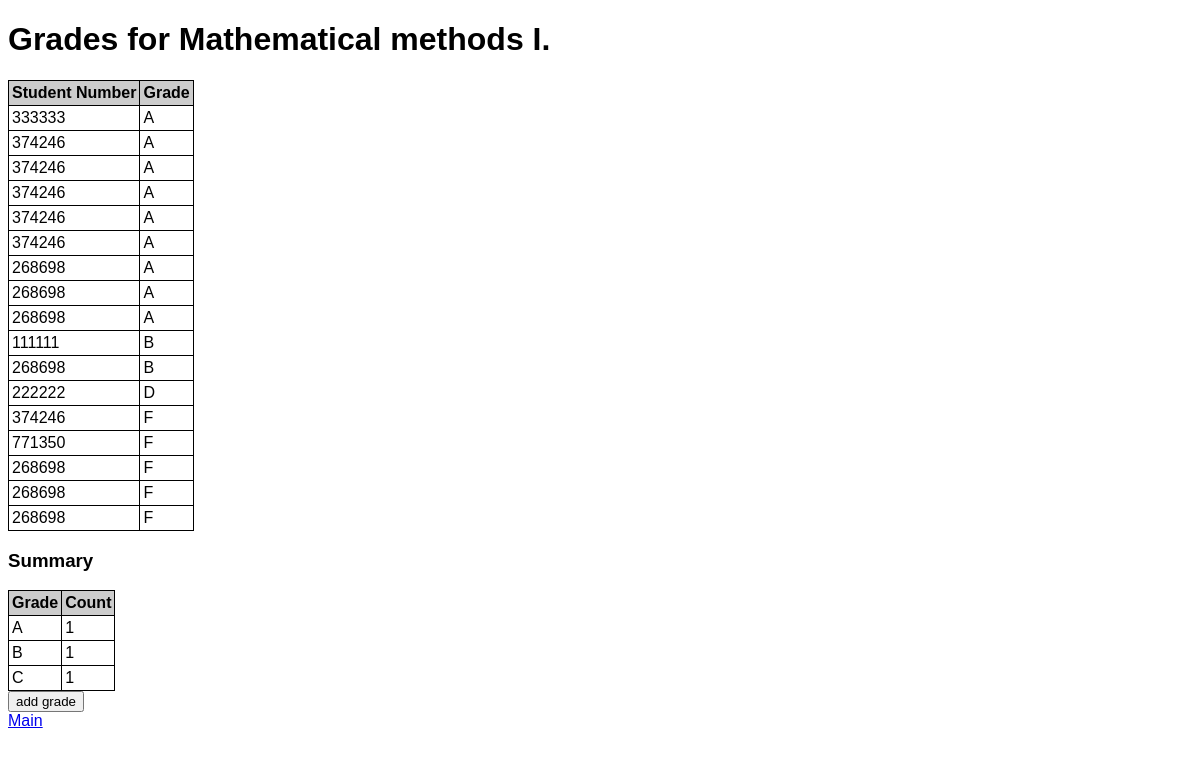
The page /course/MAT100 on the database its author committed.
### tables this page shows
CREATE TABLE courses (
                                id TEXT PRIMARY KEY,
                                name TEXT
                            );

CREATE TABLE grades (
                                id INTEGER PRIMARY KEY,
                                student_no INTEGER NOT NULL,
                                course_id TEXT NOT NULL,
                                grade TEXT NOT NULL,
                                FOREIGN KEY (student_no) REFERENCES students (student_no),
                                FOREIGN KEY (course_id) REFERENCES courses (id)
                            );

### app.py (the view)
@app.route("/course/<course_id>")
def course(course_id):
    conn = get_db()
    return render_template("course.html", grades=select_grades(conn), students=select_students(conn), courses=select_courses(conn),course_id = course_id)

### app.py (called while the page is built)
def get_db():
    db = getattr(g, '_database', None)
    if db is None:
        db = g._database = sqlite3.connect(DATABASE)
    return db

@app.teardown_appcontext
def close_connection(exception):
    db = getattr(g, '_database', None)
    if db is not None:
        db.close()

### setup_db.py (called while the page is built)
def select_students(conn):
    cur = conn.cursor()
    cur.execute("SELECT student_no, name FROM students")
    students = []
    for (student_no, name) in cur:
        students.append({
            "student_no": student_no,
            "name": name
            })
    return students

def select_courses(conn):
    cur = conn.cursor()
    cur.execute("SELECT id, name FROM courses")
    courses = []
    for (id,name) in cur:
        courses.append({
            "course_id": id,
            "name": name
            })
    return courses

def select_grades(conn):
    cur = conn.cursor()
    cur.execute("SELECT student_no, course_id, grade FROM grades")
    grades = []
    for (nr,id,grade) in cur:
        grades.append({
            "student_no": nr,
            "course_id": id,
            "grade": grade
            })
    return grades

### templates/course.html (shortened to what this page needs)
 {% extends "base.html" %} {% block content %} {% for course in courses %} {% if course.course_id|string == course_id %}
<h1>Grades for {{ course.name }}</h1>
{% endif %} {% endfor %}
<table>
    <thead>
        <tr>
            <th>Student Number</th>
            <th>Grade</th>
        </tr>
    </thead>
    <tbody>
        {% for grade in grades|sort(attribute='grade', reverse=False) %} {% if grade.course_id|string == course_id %}
        <tr>
            <td>{{ grade.student_no }}</td>
            <td>{{ grade.grade }}</td>
        </tr>
        {% endif %} {% endfor %}
    </tbody>
</table>
<h3>Summary</h3>
<table>
    <thead>
        <tr>
            <th>Grade</th>
            <th>Count</th>
        </tr>
    </thead>
    <tbody>
        <tr>
            <td> A</td>
            <td>1</td>
        </tr>
        <tr>
            <td> B</td>
            <td>1</td>
        </tr>
        <tr>
            <td> C</td>
            <td>1</td>
        </tr>
    </tbody>
</table>
<form action="/add_grade_course/{{course_id}}" method="GET">
    <input type="submit" value="add grade">
</form>
{% endblock %}

### static/style.css (style rules this page uses)
* { font-family: Verdana, Arial, sans-serif; }
table { border-collapse: collapse; }
th { background-color: #cccccc; text-align: left; }
td, th { border: 1px solid black; padding: 3px; }

### rows shown on the page
courses: name "Mathematical methods I."
grades: student_no "333333", grade "A"
grades: student_no "374246", grade "A"
grades: student_no "374246", grade "A"
grades: student_no "374246", grade "A"
grades: student_no "374246", grade "A"
grades: student_no "374246", grade "A"
grades: student_no "268698", grade "A"
grades: student_no "268698", grade "A"
grades: student_no "268698", grade "A"
grades: student_no "111111", grade "B"
grades: student_no "268698", grade "B"
grades: student_no "222222", grade "D"
grades: student_no "374246", grade "F"
grades: student_no "771350", grade "F"
grades: student_no "268698", grade "F"
grades: student_no "268698", grade "F"
grades: student_no "268698", grade "F"
